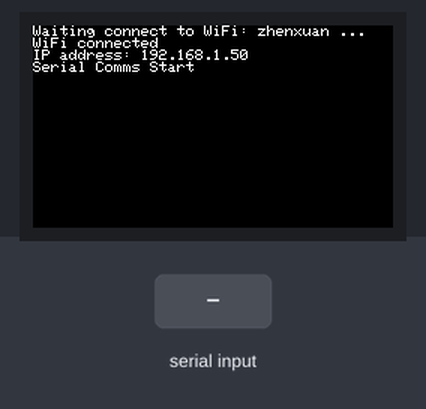
Simulated run of this sketch. Board: ESP32. Parts: 240×135 colour display. The test bench sets the inputs (shaded band). WiFi joins after 1.5 s; servers stay silent unless stated; uploads are accepted with an empty reply.

Above: at 3.3 s.
3.4 s: "GET\n" received over Serial
At 4.9 s:
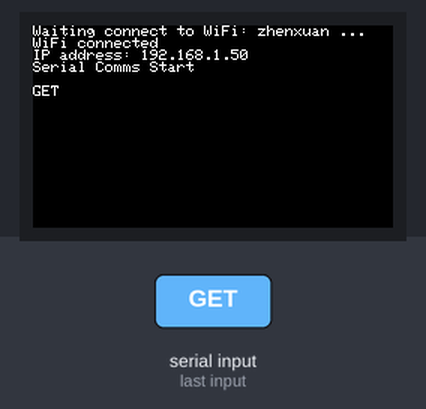
At 7.0 s:
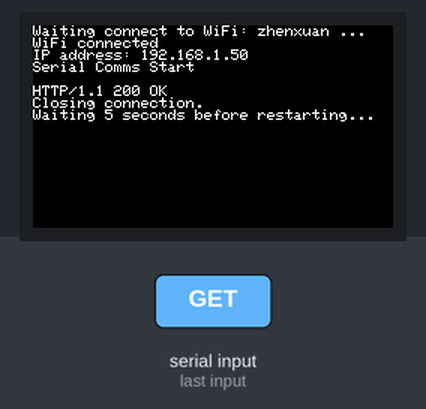
7.3 s: "1\n" received over Serial
At 11.8 s:
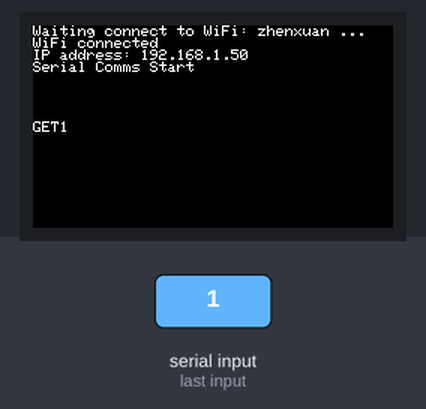
Timing chart, 0 to 13.3 s (numbered marks = the images above; inputs shaded):
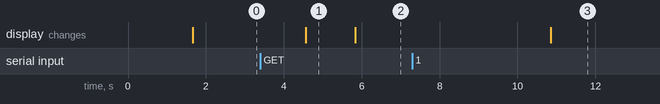

The sketch:

m5stickget.ino
```cpp
// (licence header left out)
#include <M5StickCPlus.h>
#include <WiFi.h>
#include <WiFiMulti.h>

// Set the name and password of the wifi to be connected.
// 配置所连接wifi的名称和密码
const char *ssid     = "zhenxuan";
const char *password = "zhenxuan";
WiFiMulti WiFiMulti;

void setup() {
    int sum = 0;
    M5.begin();
    M5.Lcd.setRotation(3);  // Rotate the screen.  旋转屏幕
    WiFiMulti.addAP(
        ssid,
        password);  // Add wifi configuration information.  添加wifi配置信息
    M5.lcd.printf(
        "Waiting connect to WiFi: %s ...",
        ssid);  // Serial port output format string.  串口输出格式化字符串
    while (WiFiMulti.run() !=
           WL_CONNECTED) {  // If the connection to wifi is not established
                            // successfully.  如果没有与wifi成功建立连接
        M5.lcd.print(".");
        delay(1000);
        sum += 1;
        if (sum == 8) M5.lcd.print("Connect failed!");
    }
    M5.lcd.println("\nWiFi connected");
    M5.lcd.print("IP address: ");
    M5.lcd.println(
        WiFi.localIP());  // The serial port outputs the IP address
                          // of the M5StickC. 串口输出M5StickC的IP地址
    Serial.begin(115200, SERIAL_8N1, 26,
                  0);  // Init serial port 2.  初始化串口2
    M5.lcd.println("Serial Comms Start");
    delay(500);
}

void loop() {
  static char message[300];
        static unsigned int message_pos = 0;
     while (Serial.available()>0){

        char inByte = Serial.read();
        if (inByte != '\n')
        {
          message[message_pos] = inByte;
          message_pos++;
        }
        else {
          message[message_pos] = '\0';
          M5.Lcd.print(message);

        }
     }
     const char *host = "192.168.218.54";  // Set the IP address or DNS of the TCP
                                         // server.  设置TCP服务器的ip或dns
    const uint16_t port =
        5000;  // The port of the TCP server is specified.  设置TCP服务器的端口
    M5.lcd.setCursor(0, 40);
     WiFiClient client;
    while (!client.connect(
            host,
            port)) {  // Connect to the server. 0 is returned if the
                      // connection fails. 连接服务器,若连接失败返回0
        M5.lcd.print(
            "Connection failed.\nWaiting 5 seconds before retrying...\n");
        delay(5000);
    }
    delay(1000);
    if (strcmp(message, "GET") == 0)
    {
      client.println("GET / HTTP/1.1");
      client.println();
      client.println();
       int maxloops = 0;

    // wait for the server's reply to become available
    //等待服务器的回复
    while (!client.available() && maxloops < 1000) {
        maxloops++;
        delay(1);  // delay 1 msec
    }
    if (client.available() >
        0) {  // Detects whether data is received.  检测是否接收到数据
        String line = client.readStringUntil(
            '\r');  // Read information from data received by the device until
                    // \r is read.  从设备接收到的数据中读取信息,直至读取到\r时
        M5.lcd.println(line);  // String received by serial port output.
                               // 串口输出接收到的字符串

    } else {
        M5.lcd.println("client.available() timed out ");
    }
    M5.lcd.println("Closing connection.");
    client.stop();
    M5.lcd.println("Waiting 5 seconds before restarting...");
    delay(5000);
    M5.lcd.fillRect(0, 40, 320, 220, BLACK);
    }


    }


    // send an arbitrary string to the server.  发送一个字符串到上边连接的服务器
    // send a basic document request to the server.

    // 向服务器发送一个基本的文档请求.
    // client.println("POST / HTTP/1.1");
    // client.println("Host: 192.168.20.54");
    // client.println("Content-Type: application/json");
    // client.println("Content-Length: 20");
    // client.println();
    // client.println("{\"irSensor1\":\"1\"}");
    // client.println();
    // client.println();
```

Measured:
- after the input at 3.4 s, the display: changes after 1.2 s (image 1)
- after the input at 7.3 s, the display: first differs from a run without the input after 3.6 s (image 3)
- what the display in image 1 shows lasts 1.2 s, from 4.6 s to 5.8 s
